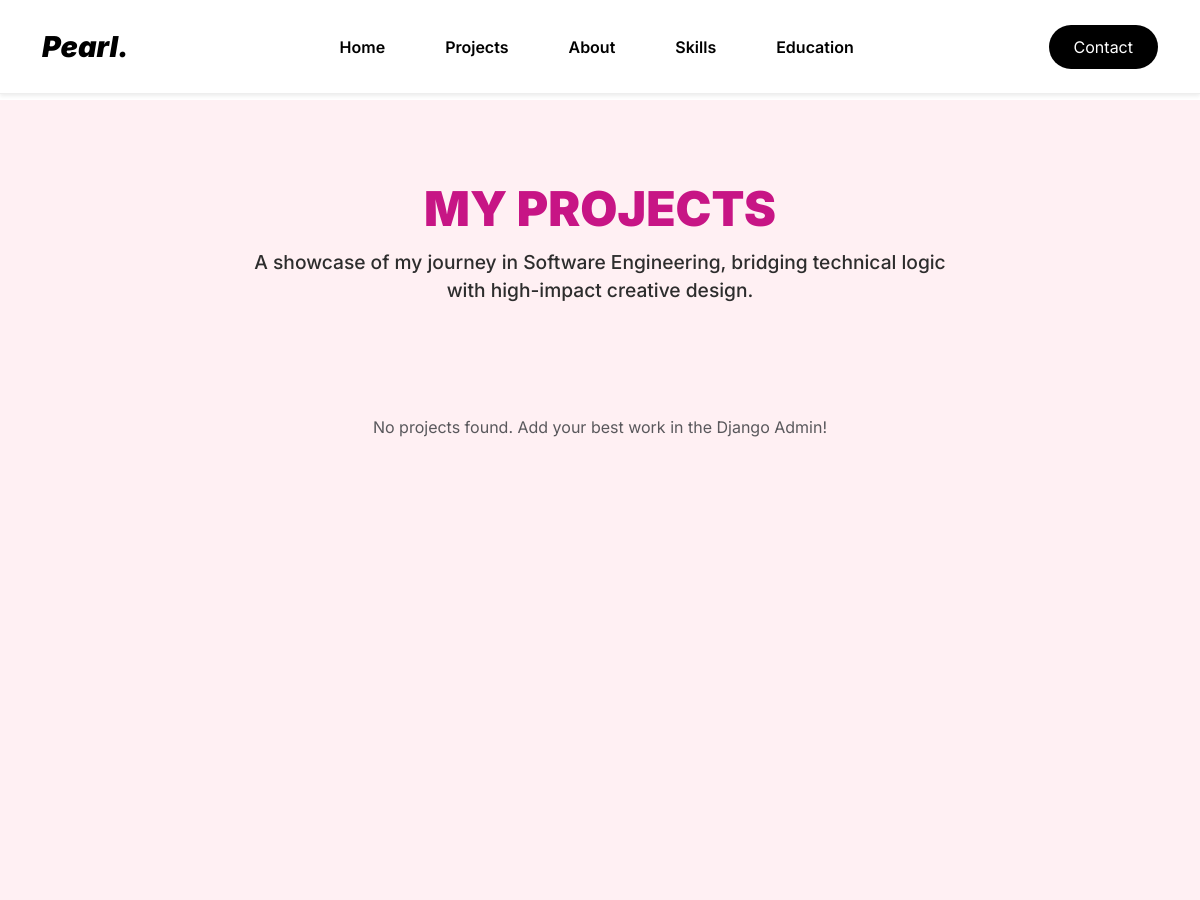
The app's page /projects/, older data.
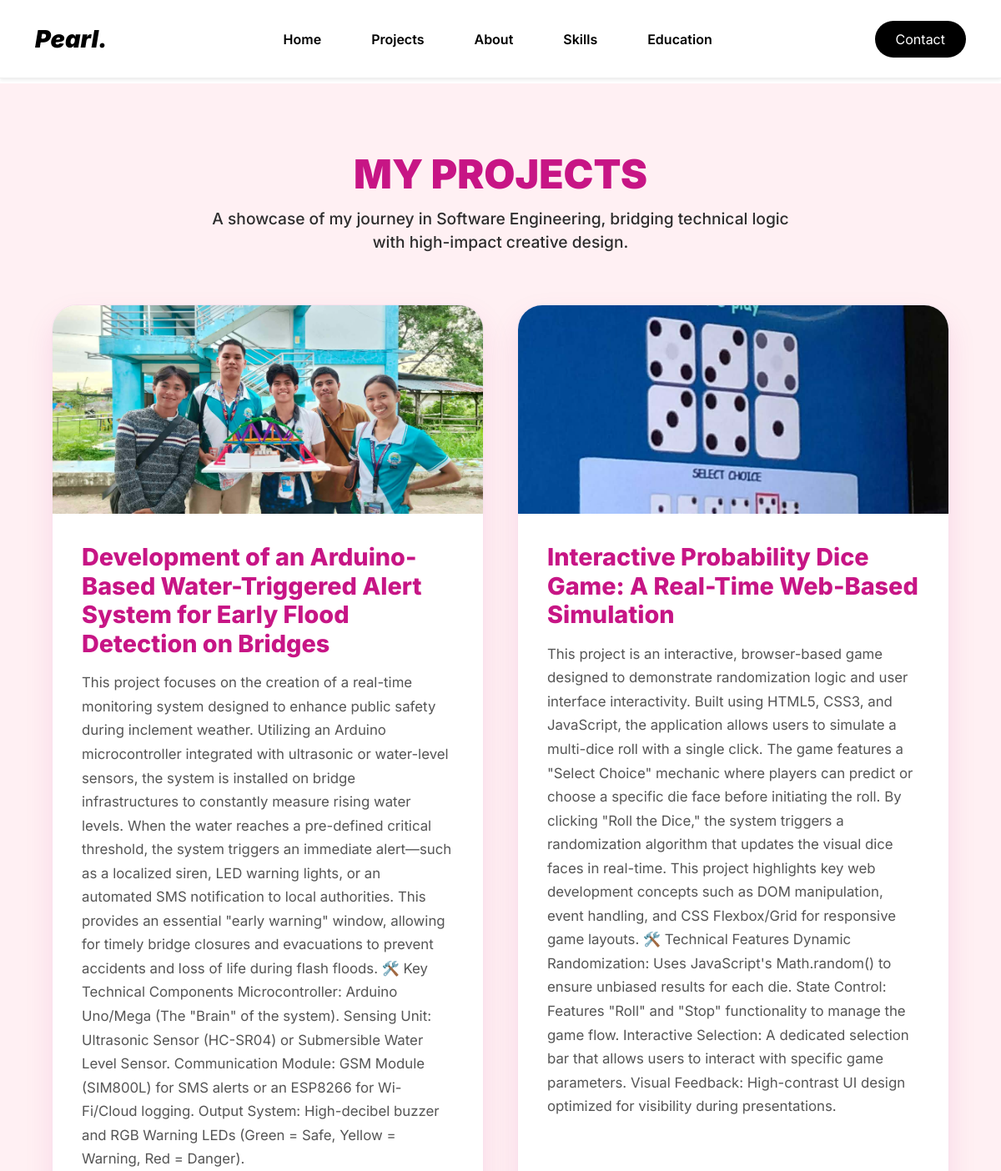
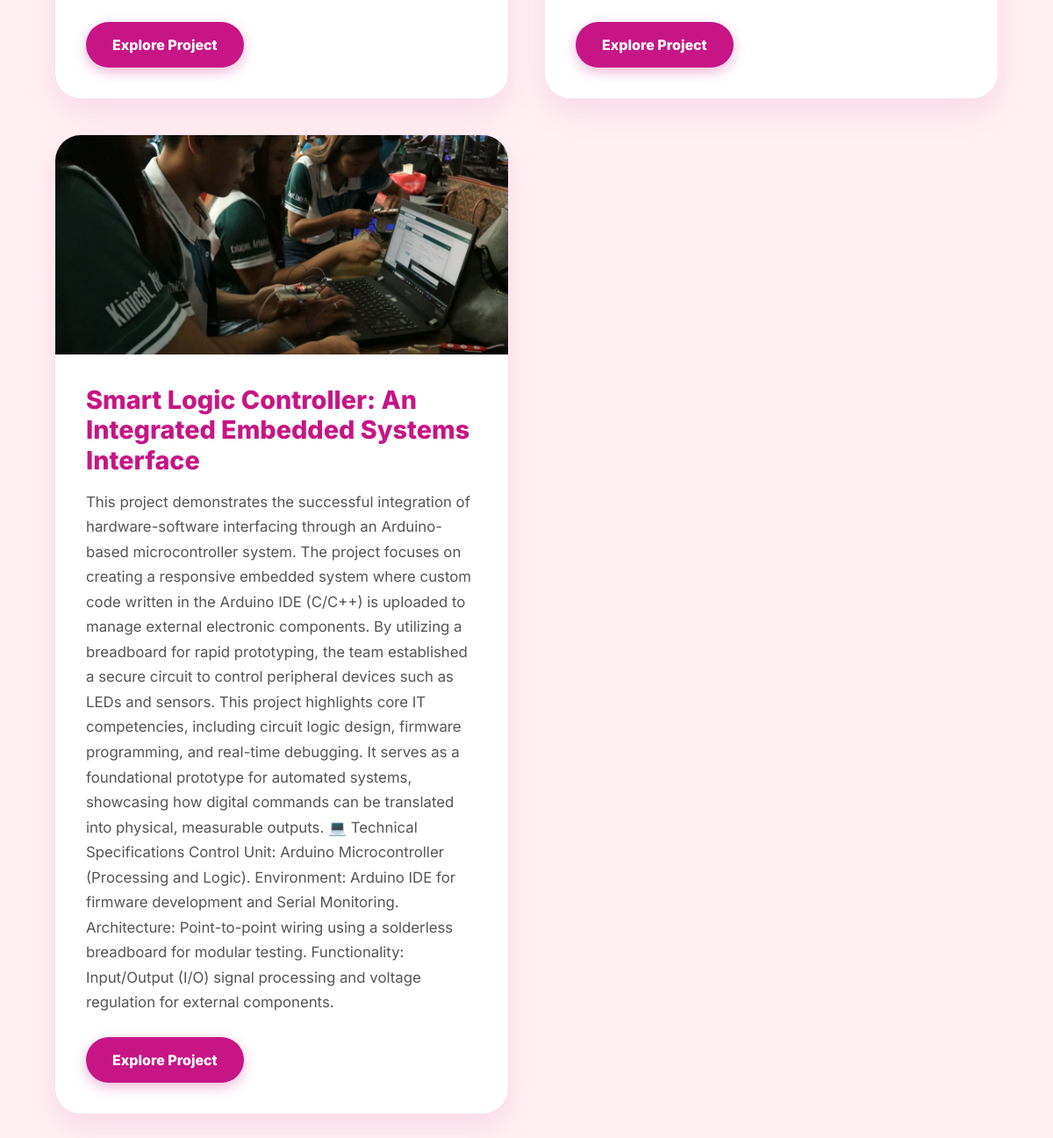
The same page, newer data (2 pictures, top to bottom).
### portfolio/models.py (models this page shows, shortened)
class Project(models.Model):
    title = models.CharField(max_length=100)
    description = models.TextField()
    picture = models.ImageField(upload_to='project_images/')

### portfolio/views.py (the view)
# urls.py: path('projects/', views.projects, name='projects'),
def projects(request):
    projects = Project.objects.all()
    return render(request, 'portfolio/projects.html', {'projects': projects})

### portfolio/templates/portfolio/projects.html (shortened to what this page needs)
{% extends 'portfolio/base.html' %}
{% load static %}
{% block content %}
<main class="page-container">
    <div class="container">
        <h1 class="section-title">My Projects</h1>
        <p class="project-intro">
            A showcase of my journey in Software Engineering, bridging technical logic
            with high-impact creative design.
        </p>
        <div class="projects-grid">
            {% for p in projects %}
            <div class="work-item">
                <div class="work-image">
                    {% if p.picture %}
                        <img src="{{ p.picture.url }}" alt="{{ p.title }}">
                    {% else %}
                        <div class="no-image-placeholder">
                            <i class="fas fa-image"></i>
                            <span>No Preview Uploaded</span>
                        </div>
                    {% endif %}
                </div>
                <div class="work-details">
                    <h3 class="work-title">{{ p.title }}</h3>
                    <p class="work-description">{{ p.description }}</p>
                    <a href="#" class="btn-view-project">
                         Explore Project
                    </a>
                </div>
            </div>
            {% empty %}
                <div style="grid-column: 1 / -1; text-align: center; padding: 50px;">
                    <p class="text-muted">No projects found. Add your best work in the Django Admin!</p>
                </div>
            {% endfor %}
        </div>
    </div>
</main>
{% endblock %}

### portfolio/templates/portfolio/base.html (shortened to what this page needs)
<!DOCTYPE html>
<html lang="en">
<head>
    <link href="https://cdn.jsdelivr.net/npm/bootstrap@5.3.0/dist/css/bootstrap.min.css" rel="stylesheet">
</head>
<body>
    <nav class="navbar navbar-expand-lg fixed-top shadow-sm">
        <div class="container">
            <a class="navbar-brand" href="{% url 'home' %}">Pearl.</a>
            <div class="collapse navbar-collapse" id="navbarNav">
                <ul class="navbar-nav mx-auto">
                    <li class="nav-item"><a class="nav-link" href="{% url 'home' %}">Home</a></li>
                    <li class="nav-item"><a class="nav-link" href="{% url 'projects' %}">Projects</a></li>
                    <li class="nav-item"><a class="nav-link" href="{% url 'about' %}">About</a></li>
                    <li class="nav-item"><a class="nav-link" href="{% url 'skills' %}">Skills</a></li>
                    <li class="nav-item"><a class="nav-link" href="{% url 'education' %}">Education</a></li>
                </ul>
                <a href="{% url 'contact' %}" class="btn-contact">Contact</a>
            </div>
        </div>
    </nav>
    <div class="main-wrapper">
        {% block content %}
        {% endblock %}
    </div>
</body>
</html>

### portfolio/templates/portfolio/base.html (style rules this page uses)
body { font-family: 'Inter', sans-serif; background-color: #fff; margin: 0; overflow-x: hidden; }
.navbar { padding: 20px 0; background: #ffffff !important; border-bottom: 1px solid #eee; }
.navbar-brand { font-weight: 900; font-style: italic; font-size: 1.8rem; color: #000; text-decoration: none; }
.nav-link { color: #000 !important; font-weight: 600; margin: 0 10px; text-transform: capitalize; padding: 8px 20px !important; border-radius: 50px; transition: 0.3s; }
.btn-contact { background: #000; color: #fff !important; border-radius: 50px; padding: 10px 25px; text-decoration: none; }
.main-wrapper { padding-top: 100px; }

### portfolio/templates/portfolio/projects.html (style rules this page uses)
:root { --primary-bg: #fff0f3; --accent-pink: #c71585; --baby-pink: #fce4ec; --white: #ffffff; --text-dark: #2d2d2d; --shadow: 0 15px 35px rgba(199, 21, 133, 0.1); }
.page-container { padding: 80px 0; background-color: var(--primary-bg); font-family: 'Inter', sans-serif; min-height: 100vh; }
.project-intro { text-align: center; max-width: 700px; margin: 0 auto 60px; color: var(--text-dark); font-size: 1.2rem; font-weight: 500; }
.section-title { text-align: center; font-size: 3rem; font-weight: 900; color: var(--accent-pink); text-transform: uppercase; margin-bottom: 10px; }
.projects-grid { display: grid; grid-template-columns: repeat(auto-fit, minmax(350px, 1fr)); gap: 40px; max-width: 1200px; margin: 0 auto; padding: 0 20px; }
.work-item { background: var(--white); border-radius: 30px; overflow: hidden; box-shadow: var(--shadow); transition: all 0.4s ease; display: flex; flex-direction: column; border: 1px solid #f9e1ed; }
.work-image { width: 100%; height: 250px; overflow: hidden; position: relative; }
.work-image img { width: 100%; height: 100%; object-fit: cover; transition: transform 0.5s ease; }
.work-details { padding: 35px; flex-grow: 1; display: flex; flex-direction: column; }
.work-title { font-size: 1.8rem; font-weight: 800; margin-bottom: 15px; color: var(--accent-pink); }
.work-description { font-size: 1.05rem; color: #555; line-height: 1.7; margin-bottom: 25px; flex-grow: 1; }
.btn-view-project { background-color: var(--accent-pink); color: white; padding: 14px 30px; border-radius: 50px; text-decoration: none; font-weight: 800; font-size: 1rem; display: inline-block; transition: 0.3s; width: fit-content; text-align: center; box-shadow: 0 5px 15px rgba(199, 21, 133, 0.3); }

Row changes from the older to the newer data that the page shows:
added Project: picture (picture), title "Development of an Arduino-Based Water-Triggered Alert System for Early Flood Detection on Bridges", description "This project focuses on the creation of a real-time monitoring system designed to enhance public safety during inclement weather. Utilizing an Arduino microcontroller integrated with ultrasonic or water-level sensors, the system is installed on bridge infrastructures to constantly measure rising water levels. When the water reaches a pre-defined critical threshold, the system triggers an immediate alert—such as a localized siren, LED warning lights, or an automated SMS notification to local authorities. This provides an essential \"early warning\" window, allowing for timely bridge closures and evacuations to prevent accidents and loss of life during flash floods. 🛠️ Key Technical Components…"
added Project: picture (picture), title "Interactive Probability Dice Game: A Real-Time Web-Based Simulation", description "This project is an interactive, browser-based game designed to demonstrate randomization logic and user interface interactivity. Built using HTML5, CSS3, and JavaScript, the application allows users to simulate a multi-dice roll with a single click. The game features a \"Select Choice\" mechanic where players can predict or choose a specific die face before initiating the roll. By clicking \"Roll the Dice,\" the system triggers a randomization algorithm that updates the visual dice faces in real-time. This project highlights key web development concepts such as DOM manipulation, event handling, and CSS Flexbox/Grid for responsive game layouts. 🛠️ Technical Features Dynamic Randomization: Uses…"
added Project: picture (picture), title "Smart Logic Controller: An Integrated Embedded Systems Interface", description "This project demonstrates the successful integration of hardware-software interfacing through an Arduino-based microcontroller system. The project focuses on creating a responsive embedded system where custom code written in the Arduino IDE (C/C++) is uploaded to manage external electronic components. By utilizing a breadboard for rapid prototyping, the team established a secure circuit to control peripheral devices such as LEDs and sensors. This project highlights core IT competencies, including circuit logic design, firmware programming, and real-time debugging. It serves as a foundational prototype for automated systems, showcasing how digital commands can be translated into physical,…"
Text that changed along with them:
text no longer shown: "No projects found. Add your best work in the Django Admin!"
